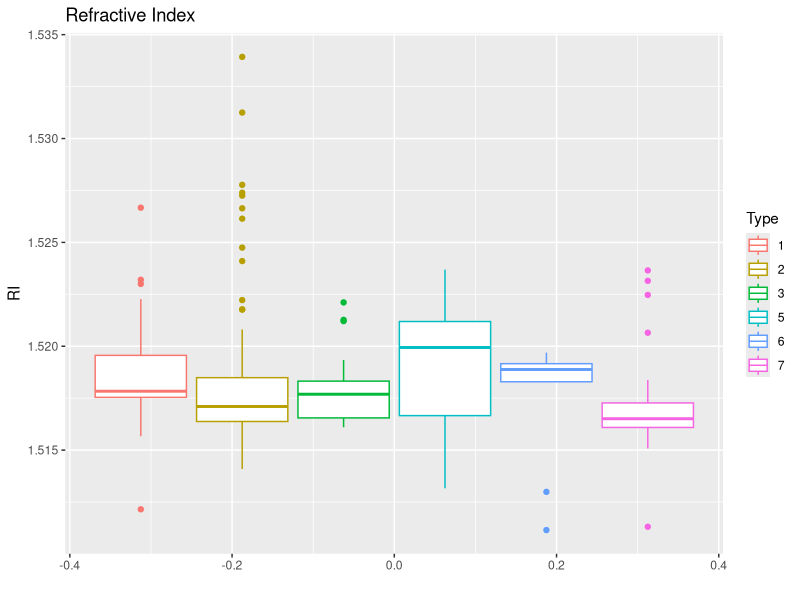
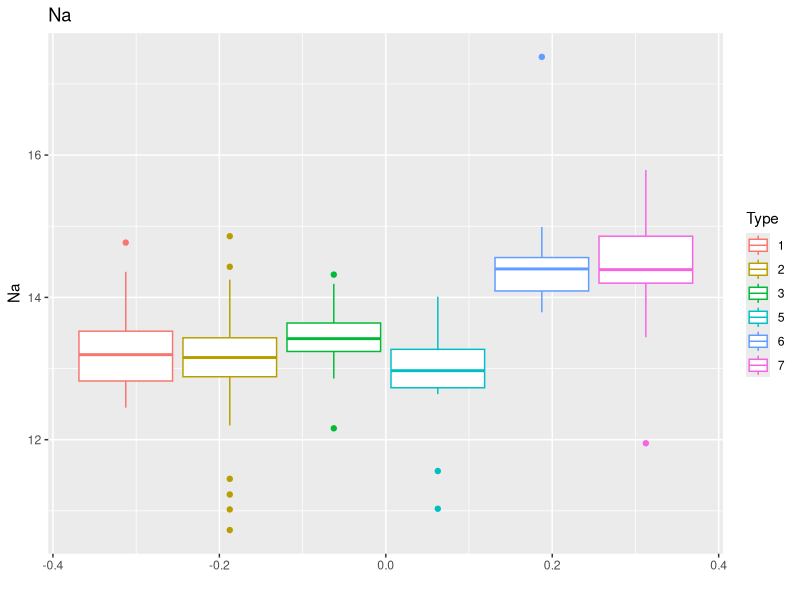
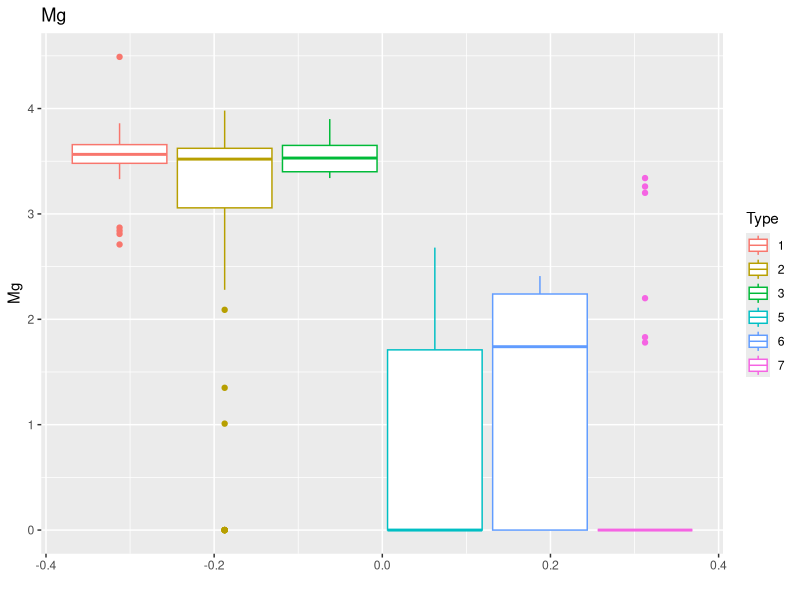
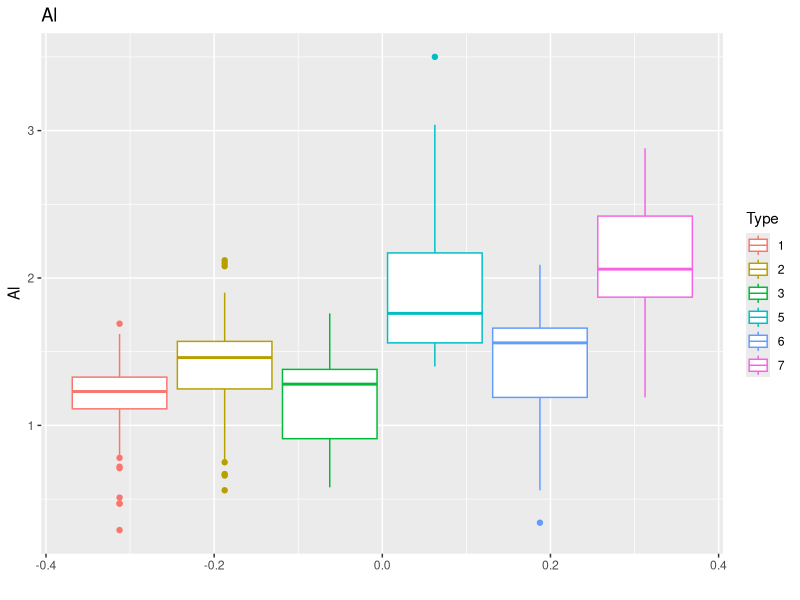
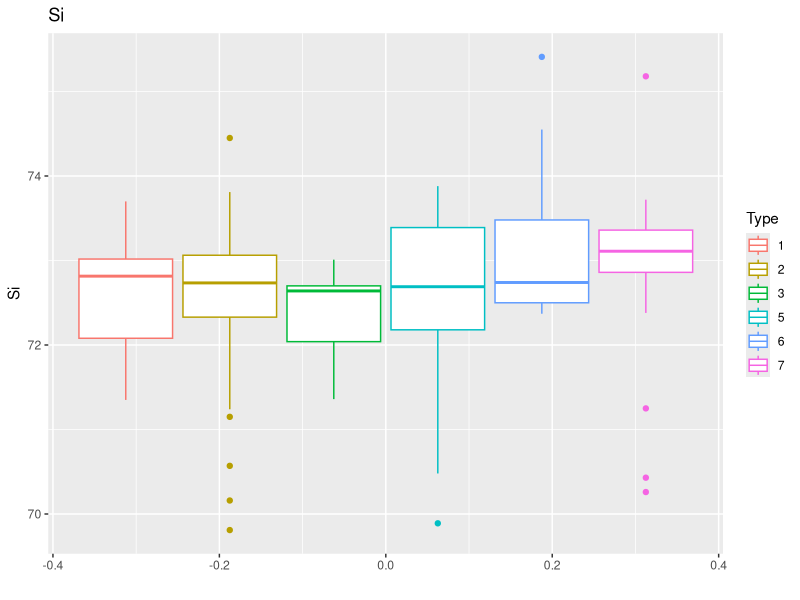
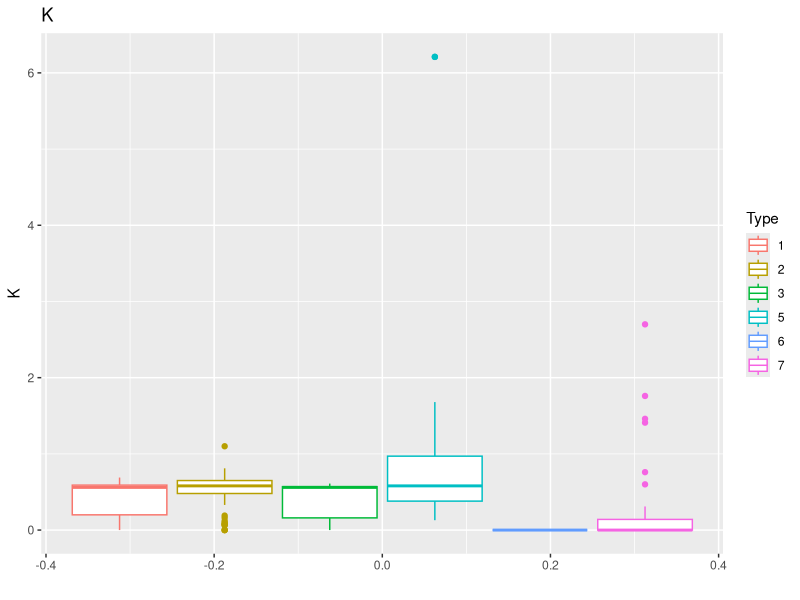
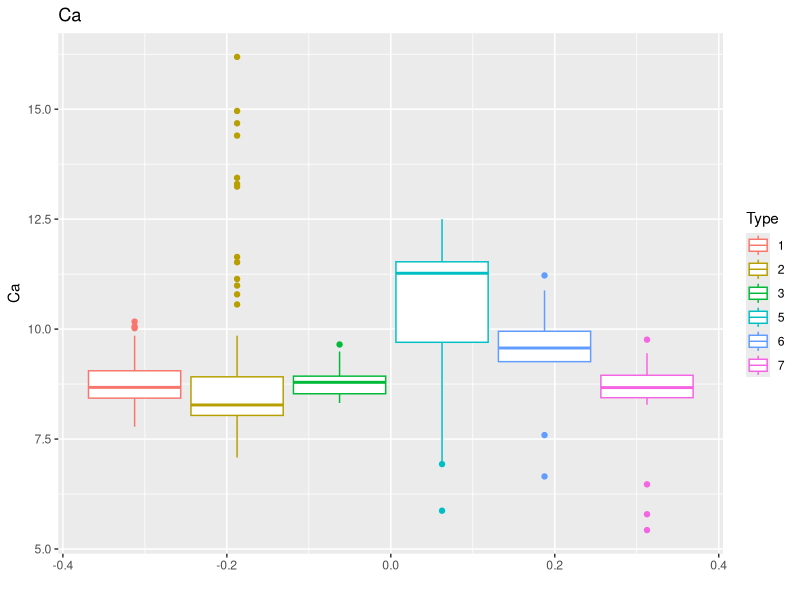
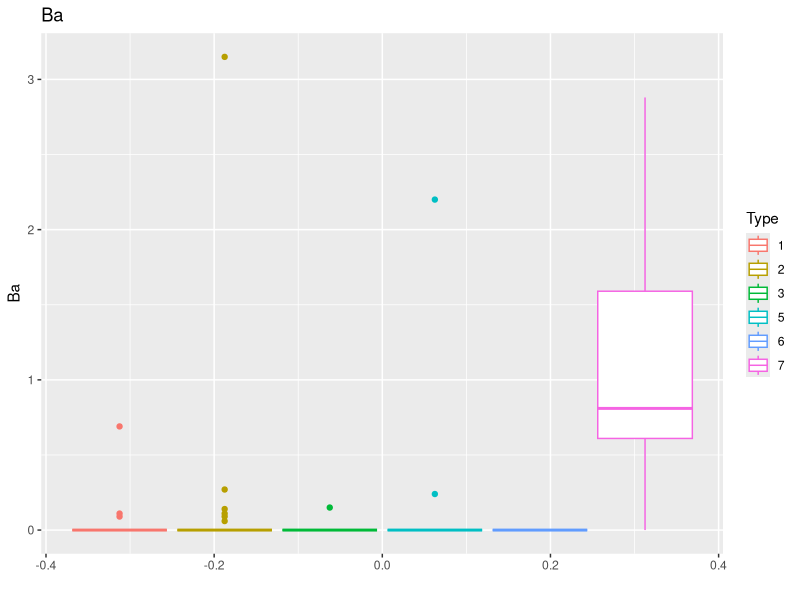

Generate these figures, in order, with R:
## ---- chunk 1
knitr::opts_chunk$set(echo = TRUE)
## ---- chunk 2
library(mlbench)
data(Glass)
library(ggplot2)
library(class)
library(caret)
library(e1071)
## ---- chunk 3
qplot(data = Glass, y = RI, color = Type, geom = "boxplot", main = "Refractive Index")
## ---- chunk 4
qplot(data = Glass, y = Na, color = Type, geom = "boxplot", main = "Na")
## ---- chunk 5
qplot(data = Glass, y = Mg, color = Type, geom = "boxplot", main = "Mg")
## ---- chunk 6
qplot(data = Glass, y = Al, color = Type, geom = "boxplot", main = "Al")
## ---- chunk 7
qplot(data = Glass, y = Si, color = Type, geom = "boxplot", main = "Si")
## ---- chunk 8
qplot(data = Glass, y = K, color = Type, geom = "boxplot", main = "K")
## ---- chunk 9
qplot(data = Glass, y = Ca, color = Type, geom = "boxplot", main = "Ca")
## ---- chunk 10
qplot(data = Glass, y = Ba, color = Type, geom = "boxplot", main = "Ba")
## ---- chunk 11
qplot(data = Glass, y = Fe, color = Type, geom = "boxplot", main = "Fe")
## ---- chunk 12
set.seed(42)
# Stratified sampling
test <- createDataPartition(Glass$Type, p=0.25, list = FALSE)

pred_knn <- knn(train = Glass[-test, "Al", drop = FALSE],
                test = Glass[test, "Al", drop = FALSE],
                
                cl = Glass[-test, "Type"],
                k = 1)

table(pred_knn, Real = Glass[test, "Type"])
mean(pred_knn == Glass[test, "Type"])
## ---- chunk 13
set.seed(42)
pred_knn <- knn(train = Glass[-test, "Al", drop = FALSE],
                test = Glass[test, "Al", drop = FALSE],
                
                cl = Glass[-test, "Type"],
                k = 10)

table(pred_knn, Real = Glass[test, "Type"])
mean(pred_knn == Glass[test, "Type"])
## ---- chunk 14
set.seed(42)

trControl <- trainControl(method  = "cv",
                          number  = 12)
fit <- train(Type ~ Al,
             method     = "knn",
             tuneGrid   = expand.grid(k = 1:20),
             trControl  = trControl,
             metric     = "Accuracy",
             data       = Glass)
## ---- chunk 15
fit
## ---- chunk 16
plot(fit)
## ---- chunk 17
set.seed(42)
pred_knn <- knn(train = Glass[-test, c("RI","Al","Si")],
                test = Glass[test, c("RI","Al","Si")],
                
                cl = Glass[-test, "Type"],
                k = 1)

table(pred_knn, Real = Glass[test, "Type"])
mean(pred_knn == Glass[test, "Type"])
## ---- chunk 18
set.seed(42)

trControl <- trainControl(method  = "cv",
                          number  = 12)

fit <- train(Type ~ RI + Al + Si,
             method     = "knn",
             tuneGrid   = expand.grid(k = 1:20),
             trControl  = trControl,
             metric     = "Accuracy",
             data       = Glass)
## ---- chunk 19
fit
## ---- chunk 20
plot(fit)
## ---- chunk 21
set.seed(42)
pred_knn <- knn(train = Glass[-test, c("RI","Na","Mg" ,"Al","Si", "K", "Ca","Ba","Fe")],
                test = Glass[test, c("RI","Na","Mg" ,"Al","Si", "K", "Ca","Ba","Fe")],
                
                cl = Glass[-test, "Type"],
                k = 1)

table(pred_knn, Real = Glass[test, "Type"])
mean(pred_knn == Glass[test, "Type"])
## ---- chunk 22
set.seed(42)

trControl <- trainControl(method  = "cv",
                          number  = 12)

fit <- train(Type ~ RI + Na + Mg + Al + Si + K + Ca + Ba + Fe,
             method     = "knn",
             tuneGrid   = expand.grid(k = 1:20),
             trControl  = trControl,
             metric     = "Accuracy",
             data       = Glass)
fit
## ---- chunk 23
plot(fit)
## ---- chunk 24
pca.result <- prcomp(Glass[-test,-c(10:11)], scale=T)
train.pca <- pca.result$x
test.pca <- predict(pca.result, Glass[test,-c(10:11)])

k <- NULL
accuracy <- NULL
set.seed(42)
for (i in 1:20){
  pred_knn <- knn(train.pca, test.pca, Glass[-test, "Type"], k=i)
  accuracy <- c(accuracy, mean(pred_knn == Glass[test, "Type"]))
  k <- c(k, i)
}
result <- data.frame('k' = k, 'Accuracy' = accuracy)

## ---- chunk 25
result
## ---- chunk 26
plot(result, type = 'l')
## ---- chunk 27
result[which.max(result$Accuracy),]
## ---- chunk 28
data.frame('Model' = c('Al','RI + Al + Si','All predictors','PCA' ), 'Accuracy'= c(0.5919404, 0.6233678,  0.7400707, 0.6842105))
## ---- chunk 29
glm_fit_ri <- glm(Type ~ RI, data = Glass,
                  family = "binomial")
summary(glm_fit_ri)
## ---- chunk 30
glm_fit_na <- glm(Type ~ Na, data = Glass,
                  family = "binomial")
summary(glm_fit_na)
## ---- chunk 31
glm_fit_mg <- glm(Type ~ Mg, data = Glass,
                  family = "binomial")
summary(glm_fit_mg)
## ---- chunk 32
glm_fit_al <- glm(Type ~ Al, data = Glass,
                  family = "binomial")
summary(glm_fit_al)
## ---- chunk 33
glm_fit_si <- glm(Type ~ Si, data = Glass,
                  family = "binomial")
summary(glm_fit_si)
## ---- chunk 34
glm_fit_k <- glm(Type ~ K, data = Glass,
                  family = "binomial")
summary(glm_fit_k)
## ---- chunk 35
glm_fit_ca <- glm(Type ~ Ca, data = Glass,
                  family = "binomial")
summary(glm_fit_ca)
## ---- chunk 36
glm_fit_ba <- glm(Type ~ Ba, data = Glass,
                  family = "binomial")
summary(glm_fit_ba)
## ---- chunk 37
glm_fit_fe <- glm(Type ~ Fe, data = Glass,
                  family = "binomial")
summary(glm_fit_fe)
## ---- chunk 38
glm_fit_all <- glm(Type ~ RI + Na + Mg + Al + Si + K + Ca + Ba + Fe , data = Glass,
                  family = "binomial")
summary(glm_fit_all)
## ---- chunk 39
glm_fit_best <- glm(Type ~ Mg + Al + Si , data = Glass,
                  family = "binomial")
summary(glm_fit_best)
## ---- chunk 40
one <- Glass$Mg
two <-  Glass$Al^2
three <- Glass$Si^3

glm_fit_transf <- glm(Type ~ one + two + three , data = Glass,
                    family = "binomial")
summary(glm_fit_transf)
## ---- chunk 41
glm_fit_transf2 <- glm(Type ~ Mg + Al + Si , data = Glass[-test,],
                    family = "binomial")
pred_glm <- predict(glm_fit_transf2, type = "response", newdata = Glass[test, ]) > .5
table(pred_glm, Real = Glass[test, 10])
## ---- chunk 42
16/20
